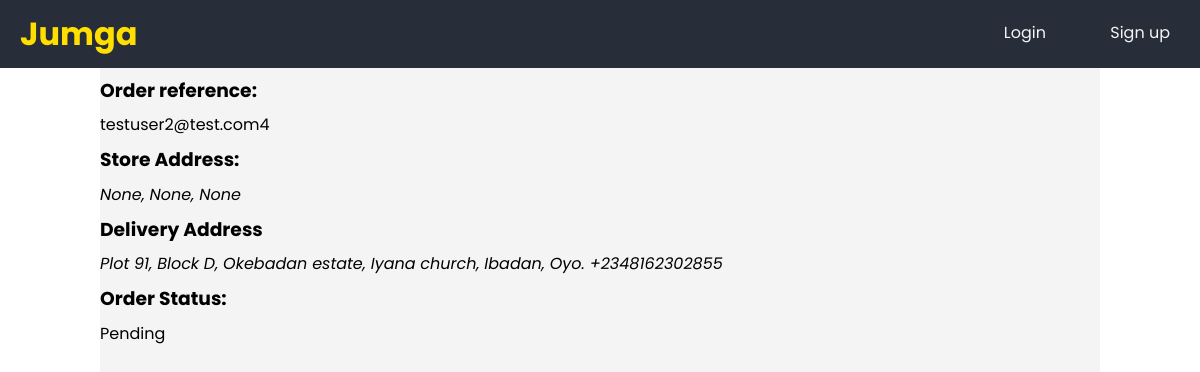
Page /dispatch/rider/task/details/4/ on the earlier database version.
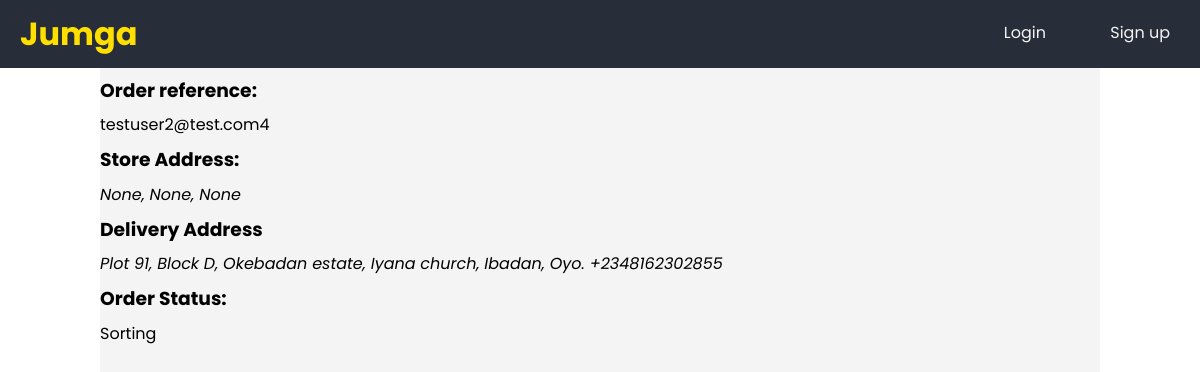
Same page on the later database version.
### store/models.py (models this page shows, shortened)
class Order(models.Model):
	class StatusChoices(models.TextChoices):
		PENDING = 'PE', _('Pending')
		SORTING = 'SR', _('Sorting')
		SHIPMENT = 'SH', _('Shipping')
		DELIVERED = 'DE', _('Delivered')
	customer = models.ForeignKey(Customer, null=True, on_delete = models.SET_NULL)
	store = models.ForeignKey(Store, on_delete=models.CASCADE)
	completed = models.BooleanField(default = False, null = True, blank = True)
	transaction_id = models.CharField(max_length = 200, null = True, blank = True)
	shipping_fee = models.IntegerField(default=0)
	status = models.CharField(max_length = 2, choices = StatusChoices.choices, default=StatusChoices.PENDING)
	signed = models.BooleanField(default=False)
	@property
	def reference(self):
		return self.customer.__str__() + str(self.id)

class Store(models.Model):
	user = models.OneToOneField(User, on_delete=models.CASCADE)
	name = models.CharField(max_length=100)
	description = models.TextField()
	email = models.EmailField()
	phone_number = PhoneNumberField()
	address_line_1 = models.CharField(max_length=200, null=True)
	address_line_2 = models.CharField(max_length=200, null=True, blank=True)
	city = models.CharField(max_length=50, null=True)
	state = models.CharField(max_length=50, null=True)
	country = models.CharField(max_length=2, choices=CountryChoices.choices, default=CountryChoices.NIGERIA)
	currency = models.CharField(max_length=3, choices=CurrencyChoices.choices, default=CurrencyChoices.NIGEIRA)
	balance = models.IntegerField(default=0)
	is_active = models.BooleanField(default=False)
	has_rider = models.BooleanField(default=False)
	slug = AutoSlugField(populate_from='name')

### account/models.py (models this page shows, shortened)
class Customer(models.Model):
    user = models.OneToOneField(User, null=True, on_delete=models.CASCADE, related_name="customer")
    device_id = models.CharField(max_length=30, unique=True, null=True, blank=True)
    def __str__(self):
        if self.user:
            name = self.user.email
        else:
            name = self.device_id
        return str(name)

class User(AbstractBaseUser):
    email = models.EmailField(verbose_name="email", max_length=60, unique=True)
    first_name = models.CharField(max_length=100)
    last_name = models.CharField(max_length=100)
    profile_picture = models.ImageField()
    phone_number = PhoneNumberField()
    date_joined = models.DateTimeField(auto_now_add=True)
    last_login = models.DateTimeField(auto_now=True)
    is_admin = models.BooleanField(default=False)
    is_active = models.BooleanField(default=True)
    is_staff = models.BooleanField(default=False)
    is_superuser = models.BooleanField(default=False)
    USERNAME_FIELD = 'email'
    REQUIRED_FIELDS = ['first_name', 'last_name']
    object = MyAccountManager()

### checkout/models.py (models this page shows)
class Address(models.Model):
    order = models.OneToOneField(Order, on_delete=models.CASCADE)
    first_name = models.CharField(max_length = 250, null = True)
    last_name = models.CharField(max_length = 250, null = True)
    email = models.EmailField(max_length = 250, null = True, blank = True)
    address_line_1 = models.CharField(max_length = 250, null = True)
    address_line_2 = models.CharField(max_length = 250, null = True, blank = True)
    city = models.CharField(max_length = 250, null = True)
    state = models.CharField(max_length = 250, null = True)
    country = models.CharField(max_length = 250, default = "Nigeria")
    postal_code = models.PositiveIntegerField(null = True)
    phone_number = PhoneNumberField()

### dispatch/views.py (the view)
# urls.py: path('task/details/<int:pk>/', views.TaskDetailsView.as_view(), name="task_details"),
class TaskDetailsView(DetailView):
    model = Order
    template_name = "dispatch/taskDetails.html"

### templates/dispatch/taskDetails.html (shortened to what this page needs)
{% extends 'product/base.html' %}
{% block body %}
    <p><h3>Order reference: </h3> {{ order.reference }}</p>
    <h3>Store Address:</h3>
    <address>
        {{ order.store.address_line_1 }},
        {{ order.store.city }},
        {{ order.store.state }}
    </address>
    <h3>Delivery Address</h3>
    <address>
        {{ order.address.address_line_1 }},
        {{ order.address.city }},
        {{ order.address.state }}.
        {{ order.address.phone_number }}
    </address>
    <h3>Order Status:</h3>
    <p>{{ order.get_status_display }}</p>
{% endblock %}

Differences in the rows shown:
changed Order "testuser2@test.com4": status "Pending" → "Sorting"
